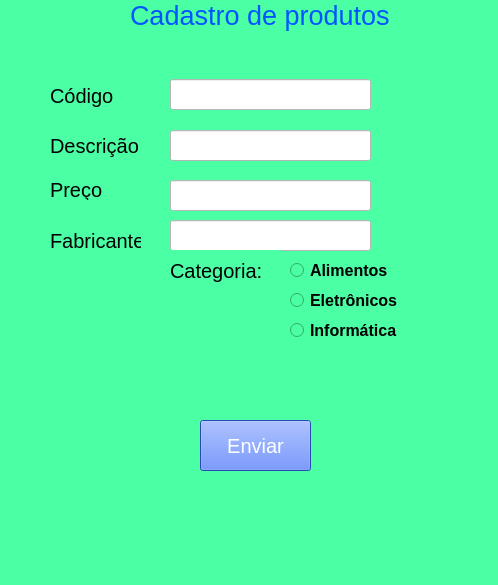
<?xml version="1.0" encoding="UTF-8"?>
<ui version="4.0">
 <class>MainWindow</class>
 <widget class="QMainWindow" name="MainWindow">
  <property name="geometry">
   <rect>
    <x>0</x>
    <y>0</y>
    <width>498</width>
    <height>585</height>
   </rect>
  </property>
  <property name="windowTitle">
   <string>MainWindow</string>
  </property>
  <property name="styleSheet">
   <string notr="true">background-color: rgb(75, 255, 165);
</string>
  </property>
  <widget class="QWidget" name="centralwidget">
   <widget class="QPushButton" name="pushButton">
    <property name="geometry">
     <rect>
      <x>200</x>
      <y>420</y>
      <width>111</width>
      <height>51</height>
     </rect>
    </property>
    <property name="font">
     <font>
      <pointsize>15</pointsize>
     </font>
    </property>
    <property name="styleSheet">
     <string notr="true">background-color: rgb(55, 102, 255);
color: rgb(255, 255, 255);</string>
    </property>
    <property name="text">
     <string>Enviar</string>
    </property>
   </widget>
   
   <widget class="QLabel" name="label">
    <property name="geometry">
     <rect>
      <x>50</x>
      <y>80</y>
      <width>81</width>
      <height>31</height>
     </rect>
    </property>
    <property name="font">
     <font>
      <pointsize>15</pointsize>
     </font>
    </property>
    <property name="text">
     <string>Código</string>
    </property>
   </widget>
   
   <widget class="QLabel" name="label_2">
    <property name="geometry">
     <rect>
      <x>50</x>
      <y>130</y>
      <width>91</width>
      <height>31</height>
     </rect>
    </property>
    <property name="font">
     <font>
      <pointsize>15</pointsize>
     </font>
    </property>
    <property name="text">
     <string>Descrição</string>
    </property>
   </widget>
   
   <widget class="QLabel" name="label_3">
    <property name="geometry">
     <rect>
      <x>50</x>
      <y>180</y>
      <width>71</width>
      <height>20</height>
     </rect>
    </property>
    <property name="font">
     <font>
      <pointsize>15</pointsize>
     </font>
    </property>
    <property name="text">
     <string>Preço</string>
    </property>
   </widget>

     <widget class="QLabel" name="label_4">
    <property name="geometry">
     <rect>
      <x>50</x>
      <y>230</y>
      <width>91</width>
      <height>21</height>
     </rect>
    </property>
    <property name="font">
     <font>
      <pointsize>15</pointsize>
     </font>
    </property>
    <property name="text">
     <string>Fabricante</string>
    </property>
   </widget>
   
   <widget class="QLineEdit" name="lineEdit">
    <property name="geometry">
     <rect>
      <x>170</x>
      <y>79</y>
      <width>201</width>
      <height>31</height>
     </rect>
    </property>
    <property name="font">
     <font>
      <pointsize>12</pointsize>
     </font>
    </property>
    <property name="styleSheet">
     <string notr="true">background-color: rgb(255, 255, 255);</string>
    </property>
   </widget>
  
   <widget class="QLineEdit" name="lineEdit_2">
    <property name="geometry">
     <rect>
      <x>170</x>
      <y>130</y>
      <width>201</width>
      <height>31</height>
     </rect>
    </property>
    <property name="font">
     <font>
      <pointsize>12</pointsize>
     </font>
    </property>
    <property name="styleSheet">
     <string notr="true">background-color: rgb(255, 255, 255);</string>
    </property>
   </widget>
  
   <widget class="QLineEdit" name="lineEdit_3">
    <property name="geometry">
     <rect>
      <x>170</x>
      <y>180</y>
      <width>201</width>
      <height>31</height>
     </rect>
    </property>
    <property name="font">
     <font>
      <pointsize>12</pointsize>
     </font>
    </property>
    <property name="styleSheet">
     <string notr="true">background-color: rgb(255, 255, 255);</string>
    </property>
   </widget>

   <widget class="QLineEdit" name="lineEdit_4">
    <property name="geometry">
     <rect>
      <x>170</x>
      <y>220</y>
      <width>201</width>
      <height>31</height>
     </rect>
    </property>
    <property name="font">
     <font>
      <pointsize>12</pointsize>
     </font>
    </property>
    <property name="styleSheet">
     <string notr="true">background-color: rgb(255, 255, 255);</string>
    </property>
   </widget>
   
   <widget class="QRadioButton" name="radioButton">
    <property name="geometry">
     <rect>
      <x>290</x>
      <y>290</y>
      <width>111</width>
      <height>21</height>
     </rect>
    </property>
    <property name="font">
     <font>
      <pointsize>12</pointsize>
      <weight>75</weight>
      <bold>true</bold>
     </font>
    </property>
    <property name="text">
     <string>Eletrônicos</string>
    </property>
   </widget>
   <widget class="QRadioButton" name="radioButton_2">
    <property name="geometry">
     <rect>
      <x>290</x>
      <y>320</y>
      <width>121</width>
      <height>21</height>
     </rect>
    </property>
    <property name="font">
     <font>
      <pointsize>12</pointsize>
      <weight>75</weight>
      <bold>true</bold>
     </font>
    </property>
    <property name="text">
     <string>Informática</string>
    </property>
   </widget>
   <widget class="QRadioButton" name="radioButton_3">
    <property name="geometry">
     <rect>
      <x>290</x>
      <y>260</y>
      <width>101</width>
      <height>21</height>
     </rect>
    </property>
    <property name="font">
     <font>
      <pointsize>12</pointsize>
      <weight>75</weight>
      <bold>true</bold>
     </font>
    </property>
    <property name="text">
     <string>Alimentos</string>
    </property>
   </widget>
   <widget class="QLabel" name="label_5">
    <property name="geometry">
     <rect>
      <x>130</x>
      <y>0</y>
      <width>271</width>
      <height>31</height>
     </rect>
    </property>
    <property name="font">
     <font>
      <pointsize>20</pointsize>
     </font>
    </property>
    <property name="styleSheet">
     <string notr="true">color: rgb(0, 85, 255);</string>
    </property>
    <property name="text">
     <string>Cadastro de produtos</string>
    </property>
   </widget>
   <widget class="QLabel" name="label_6">
    <property name="geometry">
     <rect>
      <x>170</x>
      <y>250</y>
      <width>111</width>
      <height>41</height>
     </rect>
    </property>
    <property name="font">
     <font>
      <pointsize>15</pointsize>
     </font>
    </property>
    <property name="text">
     <string>Categoria:</string>
    </property>
   </widget>
  </widget>
  <widget class="QMenuBar" name="menubar">
   <property name="geometry">
    <rect>
     <x>0</x>
     <y>0</y>
     <width>498</width>
     <height>21</height>
    </rect>
   </property>
  </widget>
  <widget class="QStatusBar" name="statusbar"/>
 </widget>
 <resources/>
 <connections/>
</ui>
